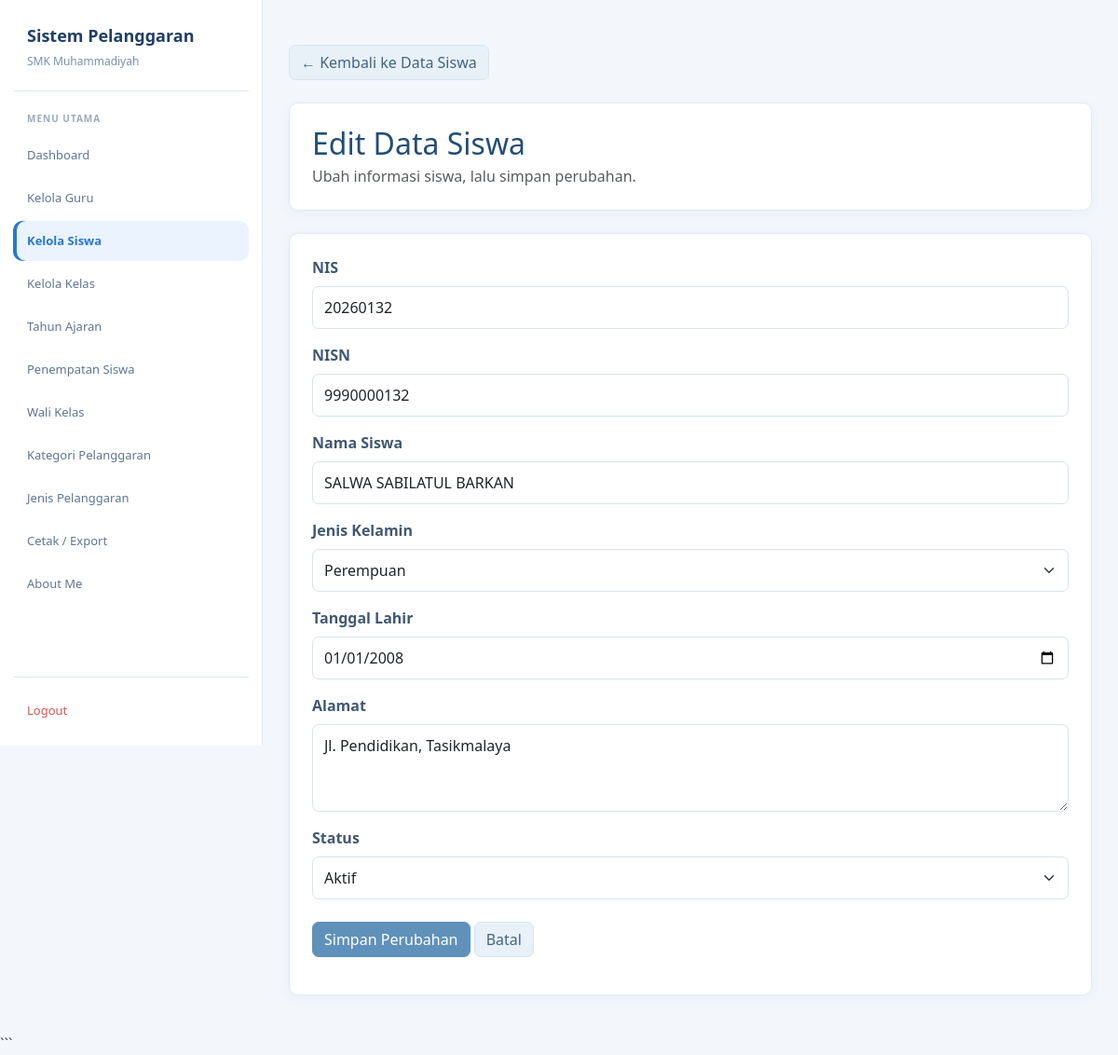
The app's page /admin/edit_siswa.php?id=172 (signed in) with its own data.
### tables this page shows
CREATE TABLE `t_siswa` (
  `id` int(11) NOT NULL,
  `nis` varchar(10) NOT NULL,
  `nisn` varchar(10) NOT NULL,
  `nama` varchar(150) NOT NULL,
  `jenis_kelamin` char(1) NOT NULL,
  `tanggal_lahir` date NOT NULL,
  `alamat` text NOT NULL,
  `status_aktif` tinyint(1) NOT NULL,
  `created_at` timestamp NULL DEFAULT current_timestamp(),
  `update_at` timestamp NULL DEFAULT current_timestamp()
);

### admin/edit_siswa.php (the view, shortened to what this page needs)
<?php
include "../config/koneksi.php";
function e($value): string {
    return htmlspecialchars((string)($value ?? ''), ENT_QUOTES, 'UTF-8');
}
$id = $_GET['id'] ?? $_POST['id'] ?? '';
$id = (int)$id;
$stmt = mysqli_prepare(
    $koneksi,
    "SELECT id, nis, nisn, nama, jenis_kelamin,
            tanggal_lahir, alamat, status_aktif
     FROM t_siswa WHERE id = ?"
);
mysqli_stmt_bind_param($stmt, "i", $id);
mysqli_stmt_execute($stmt);
$result = mysqli_stmt_get_result($stmt);
$siswa = mysqli_fetch_assoc($result);
?>
<!DOCTYPE html>
<html lang="id">
<head>
    <link href="https://cdn.jsdelivr.net/npm/bootstrap@5.3.8/dist/css/bootstrap.min.css"
          rel="stylesheet">
</head>
<body>
<aside class="sidebar">
    <div class="brand">
        <div class="brand-title">Sistem Pelanggaran</div>
        <div class="brand-subtitle">SMK Muhammadiyah</div>
    </div>
    <div class="menu-title">Menu Utama</div>
    <nav class="menu">
        <a href="../dashboard.php" class="menu-link">Dashboard</a>
        <a href="guru.php" class="menu-link">Kelola Guru</a>
        <a href="siswa.php" class="menu-link active">Kelola Siswa</a>
        <a href="kelas.php" class="menu-link">Kelola Kelas</a>
        <a href="tahun_ajaran.php" class="menu-link">Tahun Ajaran</a>
        <a href="penempatan_siswa.php" class="menu-link">Penempatan Siswa</a>
        <a href="wali_kelas.php" class="menu-link">Wali Kelas</a>
        <a href="kategori_pelanggaran.php" class="menu-link">Kategori Pelanggaran</a>
        <a href="jenis_pelanggaran.php" class="menu-link">Jenis Pelanggaran</a>
        <a href="cetak_export.php" class="menu-link">Cetak / Export</a>
        <a href="../about.php" class="menu-link">About Me</a>
    </nav>
    <div class="logout">
        <a href="../logout.php" class="menu-link">Logout</a>
    </div>
</aside>
<main class="main">
    <div class="container-fluid p-0">
        <div class="mb-4">
            <a href="siswa.php" class="btn btn-secondary">
                &larr; Kembali ke Data Siswa
            </a>
        </div>
        <div class="card mb-4">
            <div class="card-body">
                <h2 class="judul mb-1">Edit Data Siswa</h2>
                <p class="text-muted mb-0">
                    Ubah informasi siswa, lalu simpan perubahan.
                </p>
            </div>
        </div>
        <div class="card">
            <div class="card-body">
                <form method="POST"
                      action="edit_siswa.php?id=<?= $id; ?>">
                    <div class="mb-3">
                        <label for="nis" class="form-label">NIS</label>
                        <input type="text" id="nis" name="nis"
                               class="form-control"
                               value="<?= e($siswa['nis']); ?>" required>
                    </div>
                    <div class="mb-3">
                        <label for="nisn" class="form-label">NISN</label>
                        <input type="text" id="nisn" name="nisn"
                               class="form-control"
                               value="<?= e($siswa['nisn']); ?>" required>
                    </div>
                    <div class="mb-3">
                        <label for="nama" class="form-label">Nama Siswa</label>
                        <input type="text" id="nama" name="nama"
                               class="form-control"
                               value="<?= e($siswa['nama']); ?>" required>
                    </div>
                    <div class="mb-3">
                        <label for="jenis_kelamin" class="form-label">
                            Jenis Kelamin
                        </label>
                        <select id="jenis_kelamin" name="jenis_kelamin"
                                class="form-select" required>
                            <option value="P"
                                <?= $siswa['jenis_kelamin'] === 'P' ? 'selected' : ''; ?>>
                                Perempuan
                            </option>
                        </select>
                    </div>
                    <div class="mb-3">
                        <label for="tanggal_lahir" class="form-label">
                            Tanggal Lahir
                        </label>
                        <input type="date" id="tanggal_lahir"
                               name="tanggal_lahir" class="form-control"
                               value="<?= e($siswa['tanggal_lahir']); ?>" required>
                    </div>
                    <div class="mb-3">
                        <label for="alamat" class="form-label">Alamat</label>
                        <textarea id="alamat" name="alamat"
                                  class="form-control" rows="3"
                                  required><?= e($siswa['alamat']); ?></textarea>
                    </div>
                    <div class="mb-4">
                        <label for="status_aktif" class="form-label">
                            Status
                        </label>
                        <select id="status_aktif" name="status_aktif"
                                class="form-select" required>
                            <option value="1"
                                <?= (string)$siswa['status_aktif'] === '1' ? 'selected' : ''; ?>>
                                Aktif
                            </option>
                        </select>
                    </div>
                    <button type="submit" name="simpan_perubahan"
                            class="btn btn-primary">
                        Simpan Perubahan
                    </button>
                    <a href="siswa.php" class="btn btn-secondary">
                        Batal
                    </a>
                </form>
            </div>
        </div>
    </div>
</main>
</body>
</html>

### admin/edit_siswa.php (style rules this page uses)
:root { --blue: #2878cf; --blue-dark: #203e68; --blue-soft: #eaf3ff; --muted: #7890ad; --line: #dce9f8; }
* { box-sizing: border-box; }
body { margin: 0; background: #f3f7fc; color: #2f435a; font-family: "Segoe UI", Arial, sans-serif; }
a { text-decoration: none; }
.sidebar { position: fixed; left: 0; top: 0; width: 282px; height: 100vh; overflow-y: auto; background: #fff; border-right: 1px solid var(--line); padding: 25px 14px 16px; display: flex; flex-direction: column; z-index: 1000; }
.brand { padding: 0 15px 22px; border-bottom: 1px solid var(--line); margin-bottom: 22px; }
.brand-title { font-size: 18px; font-weight: 700; color: var(--blue-dark); margin-bottom: 5px; }
.brand-subtitle { font-size: 12px; color: var(--muted); }
.menu-title { font-size: 10px; font-weight: 700; color: #9aabc0; letter-spacing: 1px; text-transform: uppercase; margin: 0 15px 10px; }
.menu { display: flex; flex-direction: column; gap: 3px; }
.menu-link { min-height: 43px; display: flex; align-items: center; padding: 10px 15px; border-radius: 10px; color: #5e7695; font-size: 13px; }
.menu-link:hover, .menu-link.active { background: var(--blue-soft); color: var(--blue); }
.menu-link.active { font-weight: 600; box-shadow: inset 4px 0 0 var(--blue); }
.logout { margin-top: auto; padding-top: 14px; border-top: 1px solid var(--line); }
.logout .menu-link { color: #d9534f; }
.main { margin-left: 282px; min-height: 100vh; padding: 24px 28px 40px; }
.judul, h4 { color: #234e78; }
.card { border: 1px solid #e1eaf4 !important; border-radius: 10px; box-shadow: 0 3px 12px rgba(35,78,120,.05); }
.card-body { padding: 24px; }
.form-label { color: #405873; font-weight: 600; }
.form-control, .form-select { border-color: #d7e3ef; border-radius: 7px; padding: 10px 12px; }
.btn { border-radius: 7px; }
.btn-primary { --bs-btn-bg: #5f91ba; --bs-btn-border-color: #5f91ba; --bs-btn-hover-bg: #4b7fa9; --bs-btn-hover-border-color: #4b7fa9; }
.btn-secondary { --bs-btn-bg: #e8f0f8; --bs-btn-border-color: #d8e5f1; --bs-btn-color: #426584; --bs-btn-hover-bg: #dceaf6; --bs-btn-hover-color: #234e78; }

### records on screen
t_siswa: nis "20260132", nisn "9990000132", nama "SALWA SABILATUL BARKAN", jenis_kelamin "Perempuan", tanggal_lahir "01/01/2008", alamat "Jl. Pendidikan, Tasikmalaya", status_aktif "Aktif"
